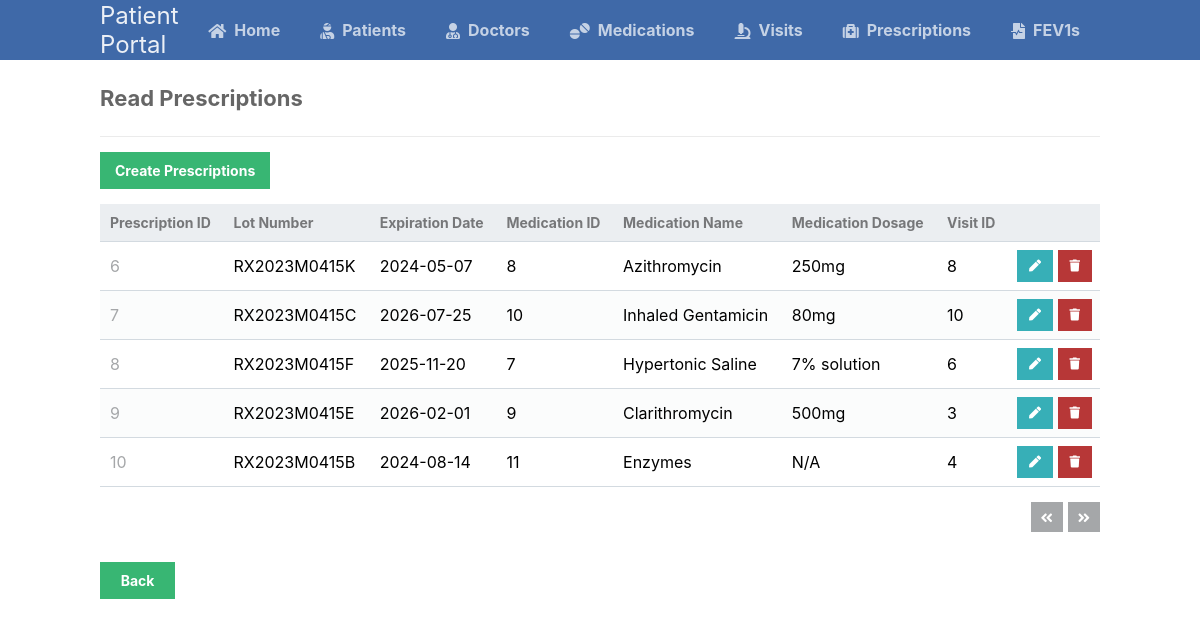
The app's page /scripts/prescriptions_table/prescriptions_read.php?page=2 with its own data.
### tables this page shows
CREATE TABLE prescriptions (
	prescription_id INT AUTO_INCREMENT NOT NULL UNIQUE,
	medication_id INT NOT NULL,
	visit_id INT NOT NULL,
	prescription_lot_num VARCHAR(100) NOT NULL,
	prescription_expiration_date DATE NOT NULL,
	PRIMARY KEY (prescription_id),
	CONSTRAINT prescription_FK1 FOREIGN KEY (medication_id) REFERENCES medications (medication_id),
	CONSTRAINT prescription_FK2 FOREIGN KEY (visit_id) REFERENCES visits (visit_id)
);

CREATE TABLE medications (
	medication_id INT AUTO_INCREMENT NOT NULL UNIQUE,
	medication_name VARCHAR(100) NOT NULL,
	medication_type VARCHAR(255),
	medication_dosage VARCHAR(255) NOT NULL,
	medication_quantity INT NOT NULL,
	medication_frequency CHAR(3) CHECK (medication_frequency IN ("QD", "BID", "TID", "QHS", "N/A")), 
	PRIMARY KEY (medication_id)
);

CREATE TABLE visits (
	visit_id INT AUTO_INCREMENT NOT NULL UNIQUE,
	doctor_id INT NOT NULL,
	patient_id INT NOT NULL,
	date_of_visit DATE NOT NULL,
	PRIMARY KEY (visit_id),
	CONSTRAINT visit_FK1 FOREIGN KEY (doctor_id) REFERENCES doctors (doctor_id),
	CONSTRAINT visit_FK2 FOREIGN KEY (patient_id) REFERENCES patients (patient_id)
);

### scripts/prescriptions_table/prescriptions_read.php (the view, shortened to what this page needs)
<?php
@include_once (APP_ROOT.APP_FOLDER_NAME . '/scripts/functions.php');
$pdo = pdo_connect_mysql();
$page = isset($_GET['page']) && is_numeric($_GET['page']) ? (int)$_GET['page'] : 1;
$records_per_page = 5;
$stmt = $pdo->prepare('SELECT * FROM medications AS M, prescriptions AS Pr, visits AS V WHERE M.medication_id = Pr.medication_id AND V.visit_id = Pr.visit_id ORDER BY Pr.prescription_id LIMIT :current_page, :record_per_page');
$stmt->bindValue(':current_page', ($page-1)*$records_per_page, PDO::PARAM_INT);
$stmt->bindValue(':record_per_page', $records_per_page, PDO::PARAM_INT);
$stmt->execute();
$prescriptions = $stmt->fetchAll(PDO::FETCH_ASSOC);
$num_prescriptions = $pdo->query('SELECT COUNT(*) FROM prescriptions')->fetchColumn();
?>
<?=template_header('Read')?>
<div class="content read">
	<h2>Read Prescriptions</h2>
	<a href="prescriptions_create.php" class="create-contact">Create Prescriptions</a>
	<table>
        <thead>
            <tr>
                <td>Prescription ID</td>
                <td>Lot Number</td>
                <td>Expiration Date</td>
                <td>Medication ID</td>
                <td>Medication Name</td>
                <td>Medication Dosage</td>
                <td>Visit ID</td>
                <td></td>
            </tr>
        </thead>
        <tbody>
            <?php foreach ($prescriptions as $prescription): ?>
            <tr>
                <td><?=$prescription['prescription_id']?></td>
                <td><?=$prescription['prescription_lot_num']?></td>
                <td><?=$prescription['prescription_expiration_date']?></td>
                <td><?=$prescription['medication_id']?></td>
                <td><?=$prescription['medication_name']?></td>
                <td><?=$prescription['medication_dosage']?></td>
                <td><?=$prescription['visit_id']?></td>
                <td class="actions">
                    <a href="prescriptions_update.php?prescription_id=<?=$prescription['prescription_id']?>&medication_id=<?=$prescription['medication_id']?>&visit_id=<?=$prescription['visit_id']?>" class="edit"><i class="fas fa-pen fa-xs"></i></a>
                    <a href="prescriptions_delete.php?prescription_id=<?=$prescription['prescription_id']?>" class="trash"><i class="fas fa-trash fa-xs"></i></a>
                </td>
            </tr>
            <?php endforeach; ?>
        </tbody>
    </table>
	<div class="pagination">
		<?php if ($page > 1): ?>
		<a href="prescriptions_read.php?page=<?=$page-1?>"><i class="fas fa-angle-double-left fa-sm"></i></a>
		<?php endif; ?>
		<?php if ($page*$records_per_page < $num_prescriptions): ?>
		<a href="prescriptions_read.php?page=<?=$page+1?>"><i class="fas fa-angle-double-right fa-sm"></i></a>
		<?php endif; ?>
	</div>
    <a class="back" href="..\landingPage.php">Back</a>
</div>
<?=template_footer()?>

### styles/style.css (style rules this page uses)
* { box-sizing: border-box; font-family: -apple-system, BlinkMacSystemFont, "segoe ui", roboto, oxygen, ubuntu, cantarell, "fira sans", "droid sans", "helvetica neue", Arial, sans-serif; font-size: 16px; -webkit-font-smoothing: antialiased; -moz-osx-font-smoothing: grayscale; }
body { background-color: #FFFFFF; margin: 0; }
.content { width: 1000px; margin: 0 auto; }
.content h2 { margin: 0; padding: 25px 0; font-size: 22px; border-bottom: 1px solid #ebebeb; color: #666666; }
.read .create-contact { display: inline-block; text-decoration: none; background-color: #38b673; font-weight: bold; font-size: 14px; color: #FFFFFF; padding: 10px 15px; margin: 15px 0; }
.read .pagination { display: flex; justify-content: flex-end; }
.read .pagination a { display: inline-block; text-decoration: none; background-color: #a5a7a9; font-weight: bold; color: #FFFFFF; padding: 5px 10px; margin: 15px 0 15px 5px; }
.read table { width: 100%; padding-top: 30px; border-collapse: collapse; }
.read table thead { background-color: #ebeef1; border-bottom: 1px solid #d3dae0; }
.read table thead td { padding: 10px; font-weight: bold; color: #767779; font-size: 14px; }
.read table tbody tr { border-bottom: 1px solid #d3dae0; }
.read table tbody tr:nth-child(even) { background-color: #fbfcfc; }
.read table tbody tr td { padding: 10px; }
.read table tbody tr td:nth-child(1) { color: #a5a7a9; }
.read table tbody tr td.actions { padding: 8px; text-align: right; }
.read table tbody tr td.actions .edit, .read table tbody tr td.actions .trash { display: inline-flex; text-align: right; text-decoration: none; color: #FFFFFF; padding: 10px 12px; }
.read table tbody tr td.actions .trash { background-color: #b73737; }
.read table tbody tr td.actions .edit { background-color: #37afb7; }
.back { display: block; background-color: #38b673; border: 0; font-weight: bold; font-size: 14px; color: #FFFFFF; cursor: pointer; width: 75px; margin-top: 15px; text-align: center; padding: 10px; text-decoration: none; }

### records on screen
prescriptions: prescription_id "6", prescription_lot_num "RX2023M0415K", prescription_expiration_date "2024-05-07", medication "8", medication.medication_name "Azithromycin", medication.medication_dosage "250mg", visit.visit_id "8"
prescriptions: prescription_id "7", prescription_lot_num "RX2023M0415C", prescription_expiration_date "2026-07-25", medication "10", medication.medication_name "Inhaled Gentamicin", medication.medication_dosage "80mg", visit.visit_id "10"
prescriptions: prescription_id "8", prescription_lot_num "RX2023M0415F", prescription_expiration_date "2025-11-20", medication "7", medication.medication_name "Hypertonic Saline", medication.medication_dosage "7% solution", visit.visit_id "6"
prescriptions: prescription_id "9", prescription_lot_num "RX2023M0415E", prescription_expiration_date "2026-02-01", medication "9", medication.medication_name "Clarithromycin", medication.medication_dosage "500mg", visit.visit_id "3"
prescriptions: prescription_id "10", prescription_lot_num "RX2023M0415B", prescription_expiration_date "2024-08-14", medication "11", medication.medication_name "Enzymes", medication.medication_dosage "N/A", visit.visit_id "4"
